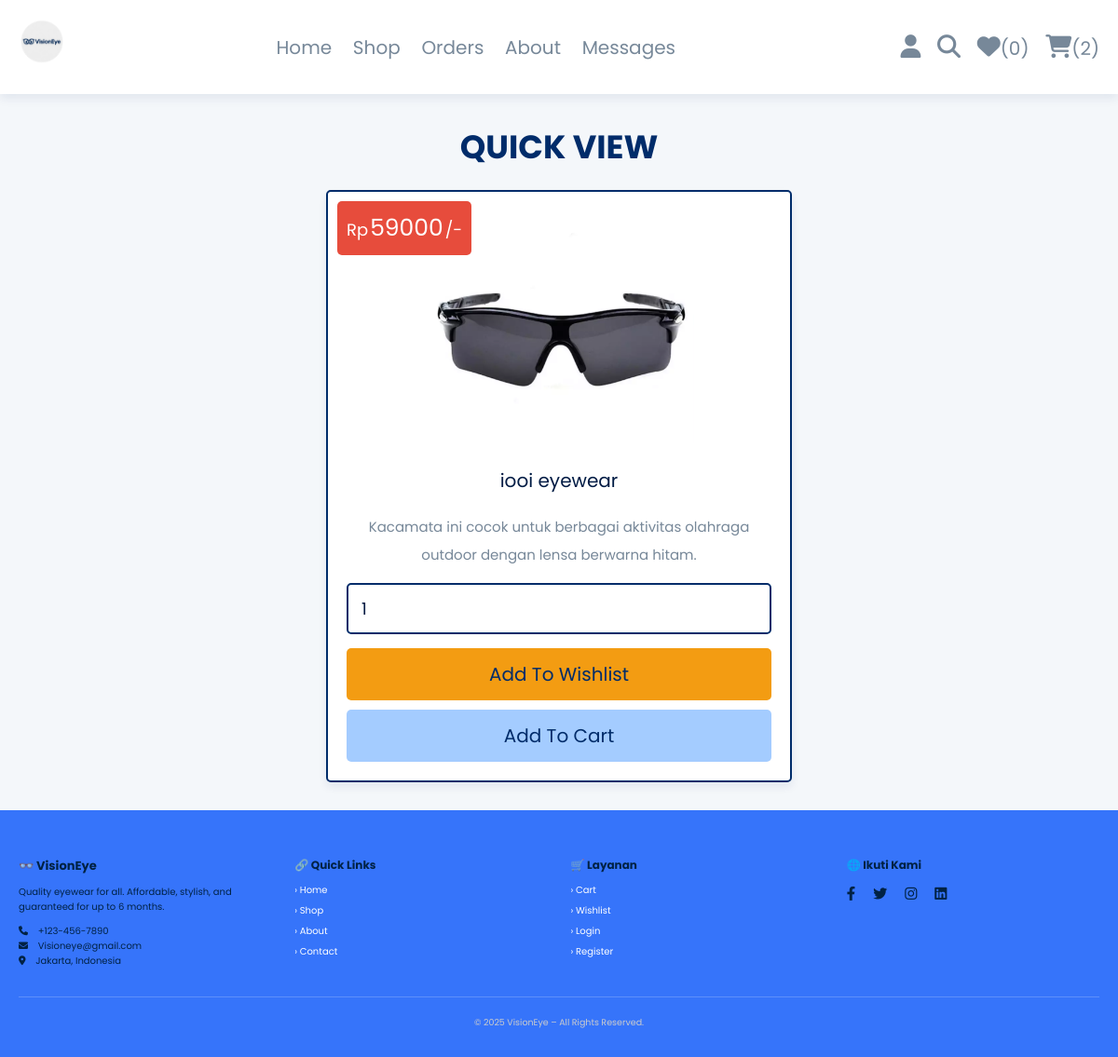
The app's page /view_page.php?pid=25 (signed in) with its own data.
### tables this page shows
CREATE TABLE `products` (
  `id` int(100) NOT NULL,
  `name` varchar(100) NOT NULL,
  `category` varchar(20) NOT NULL,
  `details` varchar(500) NOT NULL,
  `price` int(100) NOT NULL,
  `image` varchar(100) NOT NULL
);

### view_page.php (the view, shortened to what this page needs)
<?php
@include 'config.php';
?>
<!DOCTYPE html>
<html lang="en">
<head>
   <link rel="stylesheet" href="https://cdnjs.cloudflare.com/ajax/libs/font-awesome/6.1.1/css/all.min.css">
   <link rel="stylesheet" href="css/style.css">
</head>
<body>
<?php include 'header.php'; ?>
<section class="quick-view">
   <h1 class="title">quick view</h1>
   <?php
      $pid = $_GET['pid'];
      $select_products = $conn->prepare("SELECT * FROM `products` WHERE id = ?");
      $select_products->execute([$pid]);
      if($select_products->rowCount() > 0){
         while($fetch_products = $select_products->fetch(PDO::FETCH_ASSOC)){
   ?>
   <form action="" class="box" method="POST">
      <div class="price">Rp<span><?= $fetch_products['price']; ?></span>/-</div>
      <img src="uploaded_img/<?= $fetch_products['image']; ?>" alt="">
      <div class="name"><?= $fetch_products['name']; ?></div>
      <div class="details"><?= $fetch_products['details']; ?></div>
      <input type="number" min="1" value="1" name="p_qty" class="qty">
      <input type="submit" value="add to wishlist" class="option-btn" name="add_to_wishlist">
      <input type="submit" value="add to cart" class="btn" name="add_to_cart">
   </form>
   <?php
         }
      }else{
         echo '<p class="empty">no products added yet!</p>';
      }
   ?>
</section>
<?php include 'footer.php'; ?>
</body>
</html>

### css/style.css (style rules this page uses)
.quick-view .box { max-width: 50rem; padding:2rem; text-align: center; border:var(--border); background-color: var(--white); box-shadow: var(--box-shadow); border-radius: .5rem; position: relative; margin:0 auto; }
.quick-view .box img { height: 25rem; margin-bottom: 1rem; }
.quick-view .box .price { position: absolute; top:1rem; left:1rem; padding:1rem; border-radius: .5rem; background-color: var(--red); font-size: 1.8rem; color:var(--white); }
.quick-view .box .price span { font-size: 2.5rem; color:var(--white); margin:0 .2rem; }
.quick-view .box .qty { margin:.5rem 0; border-radius: .5rem; padding:1.2rem 1.4rem; font-size: 1.8rem; color:var(--black); border:var(--border); width: 100%; }
.quick-view .box .name { font-size: 2rem; color:var(--black); padding:1rem 0; }
.quick-view .box .details { padding:1rem 0; line-height: 2; font-size: 1.5rem; color:var(--light-color); }

### css/components.css (style rules this page uses)
:root { --blue-primary: #002C6A; --blue-light: #007BFF; --blue-accent: #A4CCFF; --white: #FFFFFF; --light-gray: #F4F7FA; --black: #001B44; --text-color: #002244; --highlight: #00B4D8; --orange: #f39c12; --red: #e74c3c; --light-color: #778899; --light-bg: #F8FAFC; --border: 0.2rem solid var(--blue-primary); --box-shadow: 0 0.5rem 1rem rgba(0, 44, 106, 0.08); }
* { font-family: 'Poppins', sans-serif; margin: 0; padding: 0; box-sizing: border-box; outline: none; border: none; text-decoration: none; color: var(--text-color); }
body { background-color: var(--light-gray); }
html { font-size: 62.5%; overflow-x: hidden; scroll-behavior: smooth; scroll-padding-top: 6.5rem; }
section { padding:3rem 2rem; max-width: 1200px; margin:0 auto; }
.btn, .delete-btn, .option-btn { display: block; width: 100%; margin-top: 1rem; border-radius: .5rem; color:var(--blue-primary); font-size: 2rem; padding:1.3rem 3rem; text-transform: capitalize; cursor: pointer; text-align: center; }
.btn { background-color: var(--blue-accent); }
.option-btn { background-color: var(--orange); }
.title { text-align: center; margin-bottom: 2rem; text-transform: uppercase; color: var(--blue-primary); font-size: 3.5rem; font-weight: 700; }

### records on screen
products: price "59000", image (picture), name "iooi eyewear", details "Kacamata ini cocok untuk berbagai aktivitas olahraga outdoor dengan lensa berwarna hitam."

### other values on screen
$count_wishlist_items->rowCount() "0"
$count_cart_items->rowCount() "2"
